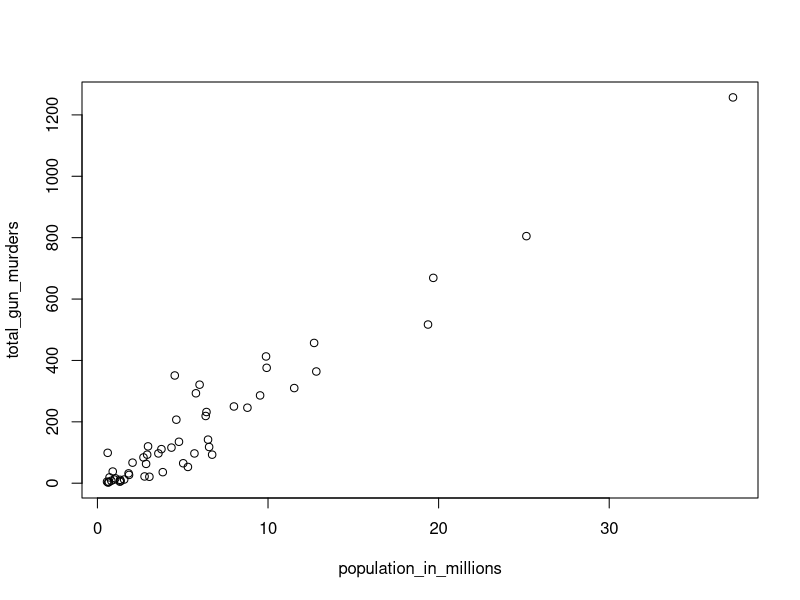
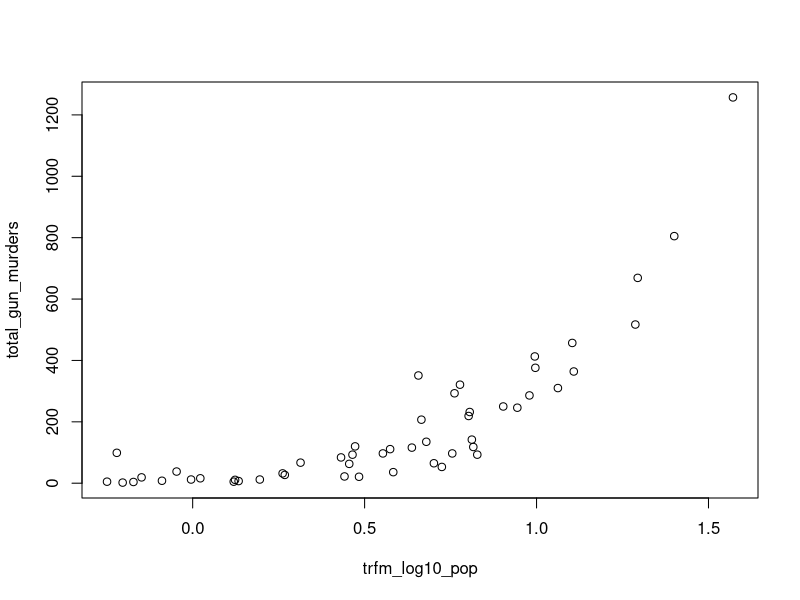
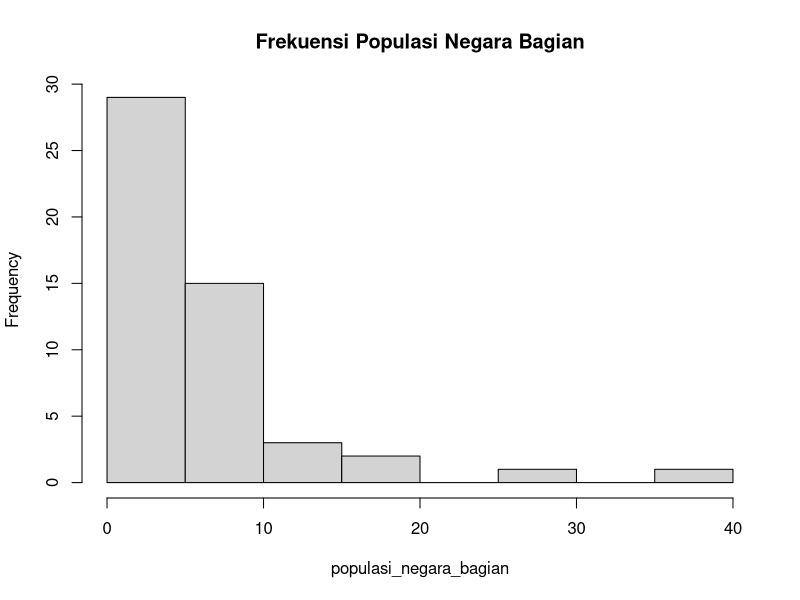
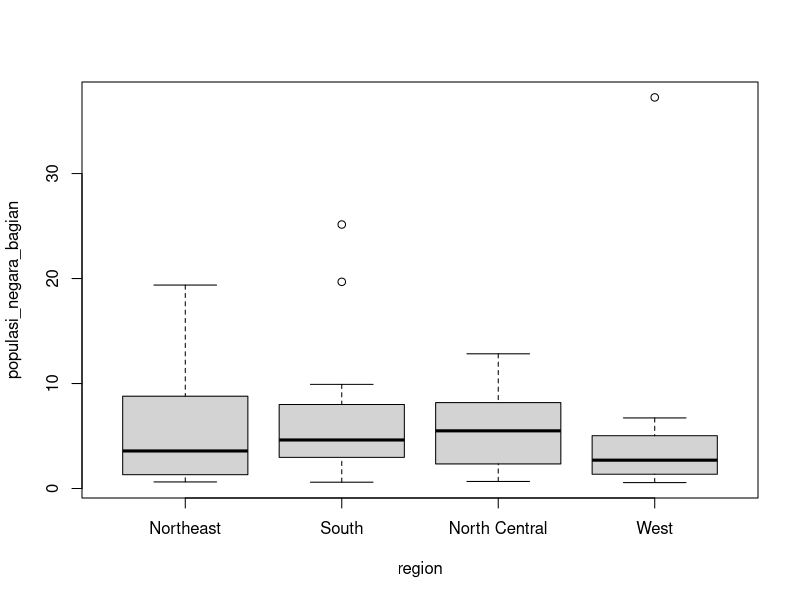

Write the R code that produced these figures, in order.
## ---- chunk 1
knitr::opts_chunk$set(echo = TRUE)
## ---- chunk 2
library(dslabs)
data("murders")
## ---- chunk 3
      str(murders)
## ---- chunk 4
  names(murders)
## ---- chunk 5
  a = murders$abb
  class(a)
## ---- chunk 6
  b = murders$abb[]
  class(b)
  print(paste("Apakah variabel 'a' dan 'b' bernilai sama? ", a == b))
## ---- chunk 7
  length(levels(murders$region))
## ---- chunk 8
  table(murders$region)
## ---- chunk 9
  library(dslabs)
  data("murders")
## ---- chunk 10
  pop <- murders$population
  sorted_pop <- sort(pop)
  sorted_pop[1]
## ---- chunk 11
  index <- order(murders$population)
  index[1]
## ---- chunk 12
  which.min(murders$population)
## ---- chunk 13
  i_min <- which.min(murders$population)
  murders$state[i_min]
## ---- chunk 14
  temp <- c(35, 88, 42, 84, 81, 30)
  city <- c("Beijing", "Lagos", "Paris", "Rio de Janeiro", "San Juan", "Toronto")
  city_temps <- data.frame(name = city, temperature = temp) 
## ---- chunk 15
  ranks <- rank(murders$population)
  my_df <- data.frame(state = murders$state, rank = ranks)
  my_df
## ---- chunk 16
  ranks <- rank(murders$population)
  ind <- order(ranks)
  my_df <- data.frame(state = murders$state[ind], rank = ranks[ind])
  my_df
## ---- chunk 17
  population_in_millions <- murders$population/10^6
  total_gun_murders <- murders$total
  plot(population_in_millions, total_gun_murders)
## ---- chunk 18
  population_in_millions <- murders$population/10^6
  trfm_log10_pop <- log10(population_in_millions)
  total_gun_murders <- murders$total
  plot(trfm_log10_pop, total_gun_murders)
## ---- chunk 19
  populasi_negara_bagian <- with(murders, population/10^6)
  hist(populasi_negara_bagian, main = "Frekuensi Populasi Negara Bagian")
## ---- chunk 20
  populasi_negara_bagian <- with(murders, population/10^6)
  boxplot(populasi_negara_bagian~region, data = murders)
